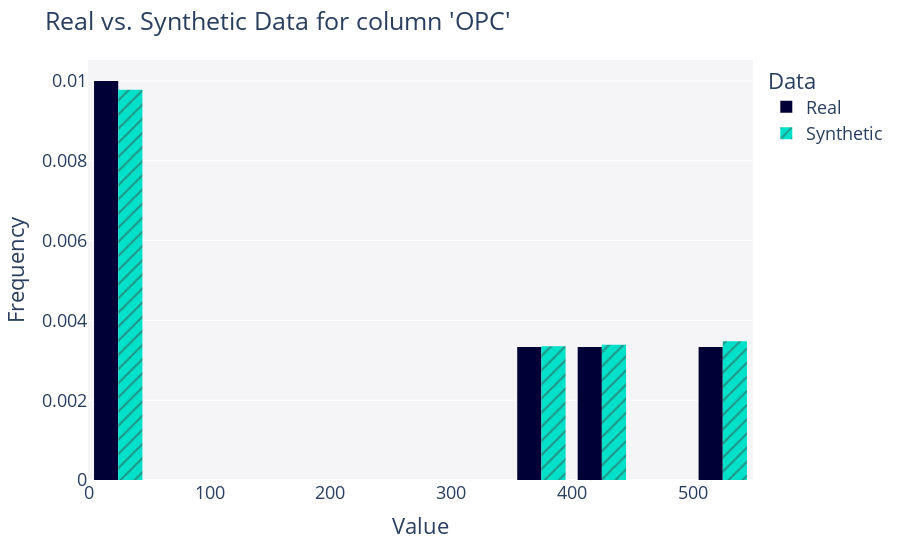

The cell this chart's notebook holds for it:
### Code cell
from sdv.evaluation.single_table import get_column_plot

fig = get_column_plot(
    real_data=df,
    synthetic_data=synthetic_data,
    metadata=metadata,
    column_name='OPC'
)
    
fig.show()

### Figure 1 — Plotly figure (JSON) as saved in the notebook; plotly's stock layout.template omitted (floating-point values rounded to 4 significant figures; data arrays with more than 128 entries replaced by an {"elided": "..."} marker saying what was removed)
{"data": [{"alignmentgroup": "True", "bingroup": "x", "histnorm": "probability density", "hovertemplate": "<b>Real</b><br>Frequency: %{y}<extra></extra>", "legendgroup": "Real", "marker": {"color": "#000036", "pattern": {"shape": ""}}, "name": "Real", "offsetgroup": "Real", "orientation": "v", "showlegend": true, "type": "histogram", "x": {"elided": "270 int values"}, "xaxis": "x", "yaxis": "y"}, {"alignmentgroup": "True", "bingroup": "x", "histnorm": "probability density", "hovertemplate": "<b>Synthetic</b><br>Frequency: %{y}<extra></extra>", "legendgroup": "Synthetic", "marker": {"color": "#01E0C9", "pattern": {"shape": "/"}}, "name": "Synthetic", "offsetgroup": "Synthetic", "orientation": "v", "showlegend": true, "type": "histogram", "x": {"elided": "10000 int values"}, "xaxis": "x", "yaxis": "y"}], "layout": {"autosize": true, "barmode": "group", "font": {"size": 18}, "legend": {"title": {"text": "Data"}, "tracegroupgap": 0}, "margin": {"t": 60}, "plot_bgcolor": "#F5F5F8", "title": {"text": "Real vs. Synthetic Data for column 'OPC'"}, "xaxis": {"anchor": "y", "autorange": true, "domain": [0, 1], "range": [-0.5, 549.5], "title": {"text": "Value"}, "type": "linear"}, "yaxis": {"anchor": "x", "autorange": true, "domain": [0, 1], "range": [0, 0.01053], "title": {"text": "Frequency"}}}}
